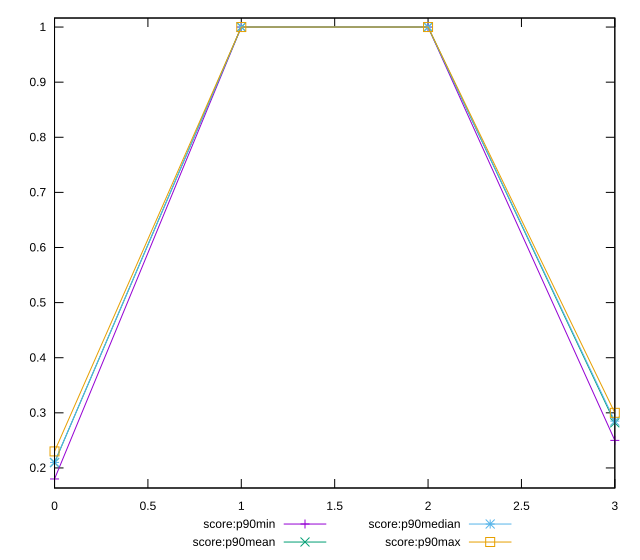

Write the gnuplot code that produced this figure.
reset

$scoreP90Min <<EOF
0 0.18
1 1
2 1
3 0.25
EOF

$scoreP90Mean <<EOF
0 0.20968085106382986
1 1
2 1
3 0.2819148936170212
EOF

$scoreP90Median <<EOF
0 0.21
1 1
2 1
3 0.28500000000000003
EOF

$scoreP90Max <<EOF
0 0.23
1 1
2 1
3 0.3
EOF

set key outside below
set xrange [0:3]
set yrange [0.1636:1.0164]
set trange [0.1636:1.0164]
set terminal svg size 640, 560 enhanced background rgb 'white'
set output "reports/report_00031_2021-02-24T23-18-18.084Z/max-potential-fid/progression/score.svg"

plot $scoreP90Min title "score:p90min" with linespoints, \
     $scoreP90Mean title "score:p90mean" with linespoints, \
     $scoreP90Median title "score:p90median" with linespoints, \
     $scoreP90Max title "score:p90max" with linespoints

reset
